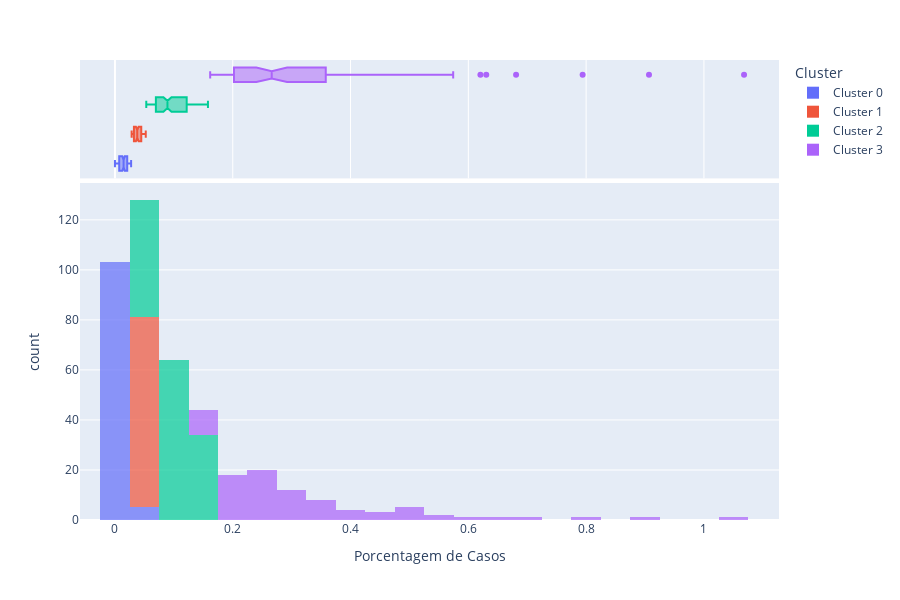

Notebook source saved alongside this figure:
### Code cell
plot_model(modelo, plot = 'distribution', feature = 'Porcentagem de Casos', label=False)
